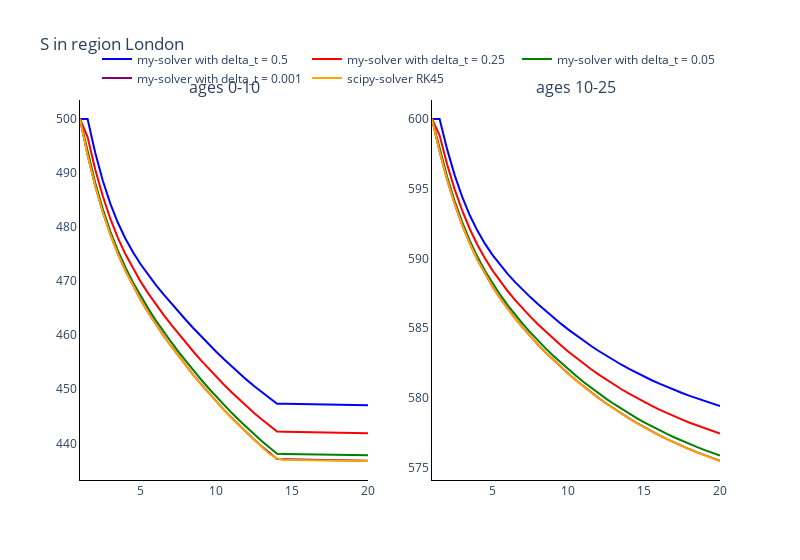
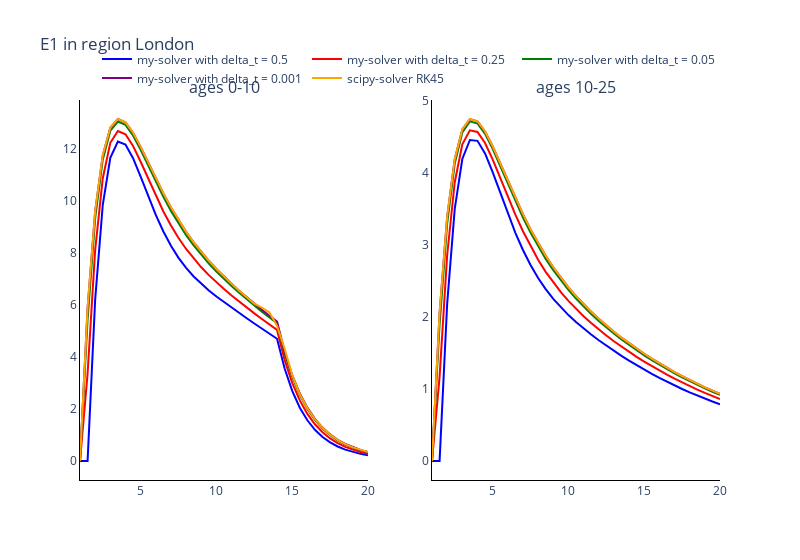
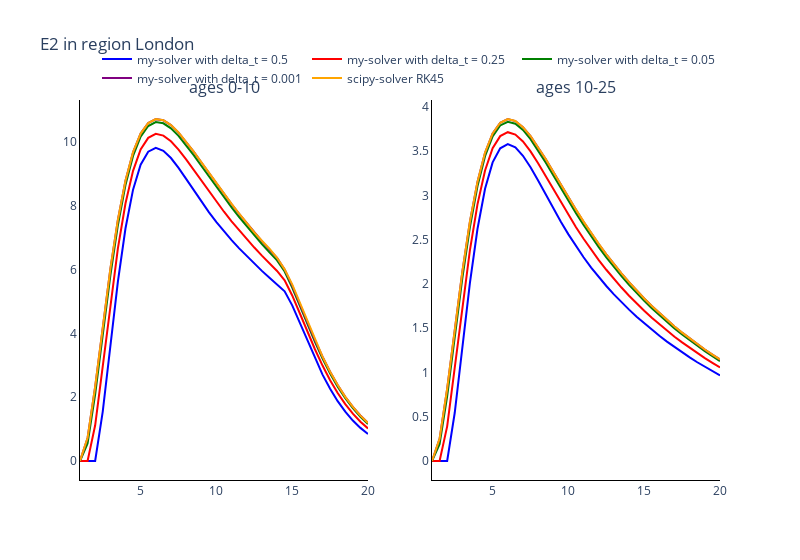
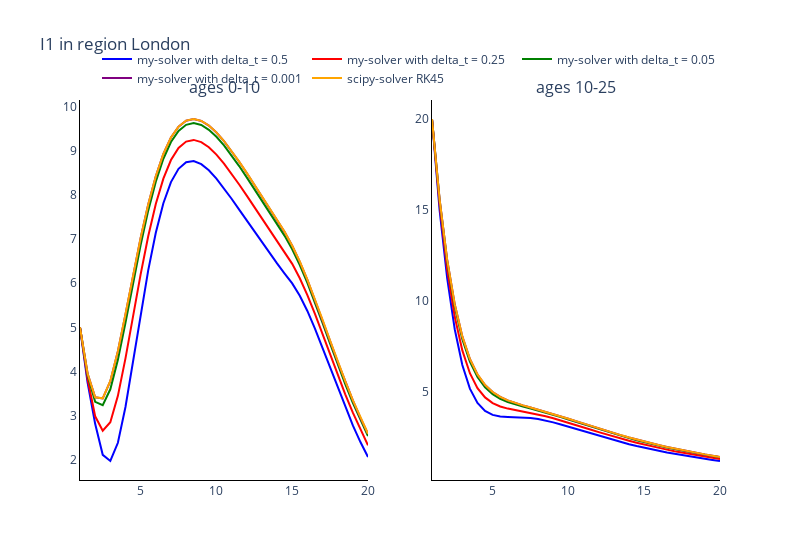

These figures' notebook cell, in order:
### Markdown cell above
### Plot the comparments of the two methods against each other

### Code cell
# Trace names - represent the solver used for the simulation
trace_name = ['my-solver with delta_t = {}'.format(ts) for ts in time_steps]
trace_name.append('scipy-solver {}'.format(scipy_method))

# Compartment list - type and age
comparments = []
for n in model.output_names():
    comparments.append('{} in region {}'.format(n, regions[parameters.regional_parameters.region_index-1]))

# Plot for each comparment
for c, comparment in enumerate(comparments):
    fig = go.Figure()
    fig = make_subplots(rows=int(np.ceil(len(age_groups)/2)), cols=2, subplot_titles=tuple('ages {}'.format(a) for a in age_groups))
    # Plot (line plot for each solver method for each age)
    for a, age in enumerate(age_groups):
        if a != 0:
            for o, out in enumerate(outputs):
                fig.add_trace(
                    go.Scatter(
                        y=out[:, c*len(age_groups)+a],
                        x=parameters.regional_parameters.times,
                        mode='lines',
                        name=trace_name[o],
                        line_color=colours[o],
                        showlegend=False
                    ),
                    row= int(np.floor(a / 2)) + 1,
                    col= a % 2 + 1
                )
        
        else:
            for o, out in enumerate(outputs):
                fig.add_trace(
                    go.Scatter(
                        y=out[:, c*len(age_groups)+a],
                        x=parameters.regional_parameters.times,
                        mode='lines',
                        name=trace_name[o],
                        line_color=colours[o]
                    ),
                    row= int(np.floor(a / 2)) + 1,
                    col= a % 2 + 1
                )

    # Add axis labels
    fig.update_layout(
        boxmode='group',
        title=comparment, 
        width=800,
        plot_bgcolor='white',
        xaxis=dict(linecolor='black'),
        yaxis=dict(linecolor='black'),
        xaxis2=dict(linecolor='black'),
        yaxis2=dict(linecolor='black'),
        xaxis3=dict(linecolor='black'),
        yaxis3=dict(linecolor='black'),
        xaxis4=dict(linecolor='black'),
        yaxis4=dict(linecolor='black'),
        xaxis5=dict(linecolor='black'),
        yaxis5=dict(linecolor='black'),
        xaxis6=dict(linecolor='black'),
        yaxis6=dict(linecolor='black'),
        xaxis7=dict(linecolor='black'),
        yaxis7=dict(linecolor='black'),
        xaxis8=dict(linecolor='black'),
        yaxis8=dict(linecolor='black'),
        legend=dict(
            orientation="h",
            yanchor="bottom",
            y=1.02,
            xanchor="right",
            x=1
        ))

    fig.show()

### Figure 1 — Plotly figure (JSON) as saved in the notebook; plotly's stock layout.template omitted (floating-point values rounded to 4 significant figures)
{"data": [{"line": {"color": "blue"}, "mode": "lines", "name": "my-solver with delta_t = 0.5", "type": "scatter", "x": [1, 1.5, 2, 2.5, 3, 3.5, 4, 4.5, 5, 5.5, 6, 6.5, 7, 7.5, 8, 8.5, 9, 9.5, 10, 10.5, 11, 11.5, 12, 12.5, 13, 13.5, 14, 14.5, 15, 15.5, 16, 16.5, 17, 17.5, 18, 18.5, 19, 19.5, 20], "xaxis": "x", "y": [500, 500, 493.8, 488.6, 484.3, 480.8, 477.8, 475.3, 473.1, 471.1, 469.3, 467.6, 465.9, 464.3, 462.8, 461.2, 459.8, 458.3, 456.9, 455.5, 454.2, 453.0, 451.7, 450.6, 449.4, 448.4, 447.3, 447.3, 447.3, 447.2, 447.2, 447.2, 447.2, 447.1, 447.1, 447.1, 447.1, 447.1, 447.1], "yaxis": "y"}, {"line": {"color": "red"}, "mode": "lines", "name": "my-solver with delta_t = 0.25", "type": "scatter", "x": [1, 1.5, 2, 2.5, 3, 3.5, 4, 4.5, 5, 5.5, 6, 6.5, 7, 7.5, 8, 8.5, 9, 9.5, 10, 10.5, 11, 11.5, 12, 12.5, 13, 13.5, 14, 14.5, 15, 15.5, 16, 16.5, 17, 17.5, 18, 18.5, 19, 19.5, 20], "xaxis": "x", "y": [500, 496.6, 490.7, 485.7, 481.6, 478.0, 475.0, 472.3, 469.9, 467.7, 465.7, 463.8, 462.0, 460.2, 458.5, 456.9, 455.3, 453.8, 452.3, 450.8, 449.4, 448.1, 446.8, 445.6, 444.4, 443.3, 442.2, 442.1, 442.1, 442.1, 442.0, 442.0, 442.0, 442.0, 441.9, 441.9, 441.9, 441.9, 441.9], "yaxis": "y"}, {"line": {"color": "green"}, "mode": "lines", "name": "my-solver with delta_t = 0.05", "type": "scatter", "x": [1, 1.5, 2, 2.5, 3, 3.5, 4, 4.5, 5, 5.5, 6, 6.5, 7, 7.5, 8, 8.5, 9, 9.5, 10, 10.5, 11, 11.5, 12, 12.5, 13, 13.5, 14, 14.5, 15, 15.5, 16, 16.5, 17, 17.5, 18, 18.5, 19, 19.5, 20], "xaxis": "x", "y": [500, 494.0, 488.3, 483.4, 479.2, 475.7, 472.5, 469.7, 467.2, 464.9, 462.8, 460.7, 458.8, 456.9, 455.1, 453.4, 451.8, 450.1, 448.6, 447.1, 445.6, 444.2, 442.9, 441.6, 440.4, 439.2, 438.1, 438.0, 438.0, 438.0, 437.9, 437.9, 437.9, 437.9, 437.8, 437.8, 437.8, 437.8, 437.8], "yaxis": "y"}, {"line": {"color": "purple"}, "mode": "lines", "name": "my-solver with delta_t = 0.001", "type": "scatter", "x": [1, 1.5, 2, 2.5, 3, 3.5, 4, 4.5, 5, 5.5, 6, 6.5, 7, 7.5, 8, 8.5, 9, 9.5, 10, 10.5, 11, 11.5, 12, 12.5, 13, 13.5, 14, 14.5, 15, 15.5, 16, 16.5, 17, 17.5, 18, 18.5, 19, 19.5, 20], "xaxis": "x", "y": [500, 493.3, 487.6, 482.8, 478.7, 475.1, 471.9, 469.1, 466.6, 464.2, 462.0, 460.0, 458.0, 456.1, 454.3, 452.6, 450.9, 449.3, 447.7, 446.2, 444.7, 443.3, 442.0, 440.7, 439.4, 438.2, 437.1, 437.0, 437.0, 437.0, 436.9, 436.9, 436.9, 436.9, 436.8, 436.8, 436.8, 436.8, 436.8], "yaxis": "y"}, {"line": {"color": "orange"}, "mode": "lines", "name": "scipy-solver RK45", "type": "scatter", "x": [1, 1.5, 2, 2.5, 3, 3.5, 4, 4.5, 5, 5.5, 6, 6.5, 7, 7.5, 8, 8.5, 9, 9.5, 10, 10.5, 11, 11.5, 12, 12.5, 13, 13.5, 14, 14.5, 15, 15.5, 16, 16.5, 17, 17.5, 18, 18.5, 19, 19.5, 20], "xaxis": "x", "y": [500, 493.3, 487.6, 482.8, 478.6, 475.0, 471.9, 469.1, 466.5, 464.2, 462.0, 460.0, 458.0, 456.1, 454.3, 452.6, 450.9, 449.2, 447.7, 446.2, 444.7, 443.3, 441.9, 440.6, 439.3, 438.0, 437.2, 436.9, 436.9, 436.9, 436.9, 436.9, 436.8, 436.8, 436.8, 436.8, 436.8, 436.7, 436.7], "yaxis": "y"}, {"line": {"color": "blue"}, "mode": "lines", "name": "my-solver with delta_t = 0.5", "showlegend": false, "type": "scatter", "x": [1, 1.5, 2, 2.5, 3, 3.5, 4, 4.5, 5, 5.5, 6, 6.5, 7, 7.5, 8, 8.5, 9, 9.5, 10, 10.5, 11, 11.5, 12, 12.5, 13, 13.5, 14, 14.5, 15, 15.5, 16, 16.5, 17, 17.5, 18, 18.5, 19, 19.5, 20], "xaxis": "x2", "y": [600, 600, 597.8, 596.0, 594.4, 593.1, 592.0, 591.0, 590.2, 589.5, 588.9, 588.3, 587.7, 587.2, 586.7, 586.2, 585.8, 585.3, 584.9, 584.5, 584.1, 583.7, 583.4, 583.0, 582.7, 582.4, 582.1, 581.8, 581.5, 581.3, 581.0, 580.8, 580.6, 580.3, 580.1, 580.0, 579.8, 579.6, 579.4], "yaxis": "y2"}, {"line": {"color": "red"}, "mode": "lines", "name": "my-solver with delta_t = 0.25", "showlegend": false, "type": "scatter", "x": [1, 1.5, 2, 2.5, 3, 3.5, 4, 4.5, 5, 5.5, 6, 6.5, 7, 7.5, 8, 8.5, 9, 9.5, 10, 10.5, 11, 11.5, 12, 12.5, 13, 13.5, 14, 14.5, 15, 15.5, 16, 16.5, 17, 17.5, 18, 18.5, 19, 19.5, 20], "xaxis": "x2", "y": [600, 598.8, 596.7, 594.9, 593.4, 592.1, 591.0, 590.0, 589.1, 588.4, 587.6, 587.0, 586.4, 585.8, 585.3, 584.7, 584.2, 583.8, 583.3, 582.9, 582.5, 582.1, 581.7, 581.3, 581.0, 580.6, 580.3, 580.0, 579.7, 579.4, 579.2, 578.9, 578.7, 578.4, 578.2, 578.0, 577.8, 577.6, 577.4], "yaxis": "y2"}, {"line": {"color": "green"}, "mode": "lines", "name": "my-solver with delta_t = 0.05", "showlegend": false, "type": "scatter", "x": [1, 1.5, 2, 2.5, 3, 3.5, 4, 4.5, 5, 5.5, 6, 6.5, 7, 7.5, 8, 8.5, 9, 9.5, 10, 10.5, 11, 11.5, 12, 12.5, 13, 13.5, 14, 14.5, 15, 15.5, 16, 16.5, 17, 17.5, 18, 18.5, 19, 19.5, 20], "xaxis": "x2", "y": [600, 597.9, 595.9, 594.1, 592.6, 591.3, 590.1, 589.1, 588.2, 587.4, 586.6, 585.9, 585.3, 584.7, 584.1, 583.5, 583.0, 582.5, 582.0, 581.6, 581.1, 580.7, 580.3, 579.9, 579.6, 579.2, 578.9, 578.6, 578.2, 578.0, 577.7, 577.4, 577.2, 576.9, 576.7, 576.5, 576.3, 576.1, 575.9], "yaxis": "y2"}, {"line": {"color": "purple"}, "mode": "lines", "name": "my-solver with delta_t = 0.001", "showlegend": false, "type": "scatter", "x": [1, 1.5, 2, 2.5, 3, 3.5, 4, 4.5, 5, 5.5, 6, 6.5, 7, 7.5, 8, 8.5, 9, 9.5, 10, 10.5, 11, 11.5, 12, 12.5, 13, 13.5, 14, 14.5, 15, 15.5, 16, 16.5, 17, 17.5, 18, 18.5, 19, 19.5, 20], "xaxis": "x2", "y": [600, 597.7, 595.6, 593.9, 592.4, 591.1, 589.9, 588.9, 588.0, 587.1, 586.4, 585.7, 585.0, 584.4, 583.8, 583.3, 582.7, 582.2, 581.7, 581.3, 580.8, 580.4, 580.0, 579.6, 579.2, 578.9, 578.5, 578.2, 577.9, 577.6, 577.3, 577.0, 576.8, 576.5, 576.3, 576.1, 575.9, 575.7, 575.5], "yaxis": "y2"}, {"line": {"color": "orange"}, "mode": "lines", "name": "scipy-solver RK45", "showlegend": false, "type": "scatter", "x": [1, 1.5, 2, 2.5, 3, 3.5, 4, 4.5, 5, 5.5, 6, 6.5, 7, 7.5, 8, 8.5, 9, 9.5, 10, 10.5, 11, 11.5, 12, 12.5, 13, 13.5, 14, 14.5, 15, 15.5, 16, 16.5, 17, 17.5, 18, 18.5, 19, 19.5, 20], "xaxis": "x2", "y": [600, 597.7, 595.6, 593.9, 592.4, 591.1, 589.9, 588.9, 588.0, 587.1, 586.4, 585.7, 585.0, 584.4, 583.8, 583.2, 582.7, 582.2, 581.7, 581.3, 580.8, 580.4, 580.0, 579.6, 579.2, 578.9, 578.5, 578.2, 577.9, 577.6, 577.3, 577.0, 576.8, 576.5, 576.3, 576.1, 575.9, 575.7, 575.5], "yaxis": "y2"}], "layout": {"annotations": [{"font": {"size": 16}, "showarrow": false, "text": "ages 0-10", "x": 0.225, "xanchor": "center", "xref": "paper", "y": 1, "yanchor": "bottom", "yref": "paper"}, {"font": {"size": 16}, "showarrow": false, "text": "ages 10-25", "x": 0.775, "xanchor": "center", "xref": "paper", "y": 1, "yanchor": "bottom", "yref": "paper"}], "boxmode": "group", "legend": {"orientation": "h", "x": 1, "xanchor": "right", "y": 1.02, "yanchor": "bottom"}, "plot_bgcolor": "white", "title": {"text": "S in region London"}, "width": 800, "xaxis": {"anchor": "y", "domain": [0, 0.45], "linecolor": "black"}, "xaxis2": {"anchor": "y2", "domain": [0.55, 1], "linecolor": "black"}, "xaxis3": {"linecolor": "black"}, "xaxis4": {"linecolor": "black"}, "xaxis5": {"linecolor": "black"}, "xaxis6": {"linecolor": "black"}, "xaxis7": {"linecolor": "black"}, "xaxis8": {"linecolor": "black"}, "yaxis": {"anchor": "x", "domain": [0, 1], "linecolor": "black"}, "yaxis2": {"anchor": "x2", "domain": [0, 1], "linecolor": "black"}, "yaxis3": {"linecolor": "black"}, "yaxis4": {"linecolor": "black"}, "yaxis5": {"linecolor": "black"}, "yaxis6": {"linecolor": "black"}, "yaxis7": {"linecolor": "black"}, "yaxis8": {"linecolor": "black"}}}

### Figure 2 — Plotly figure (JSON) as saved in the notebook; plotly's stock layout.template omitted (floating-point values rounded to 4 significant figures)
{"data": [{"line": {"color": "blue"}, "mode": "lines", "name": "my-solver with delta_t = 0.5", "type": "scatter", "x": [1, 1.5, 2, 2.5, 3, 3.5, 4, 4.5, 5, 5.5, 6, 6.5, 7, 7.5, 8, 8.5, 9, 9.5, 10, 10.5, 11, 11.5, 12, 12.5, 13, 13.5, 14, 14.5, 15, 15.5, 16, 16.5, 17, 17.5, 18, 18.5, 19, 19.5, 20], "xaxis": "x", "y": [0, 0, 6.202, 9.833, 11.66, 12.28, 12.16, 11.64, 10.93, 10.18, 9.459, 8.82, 8.272, 7.809, 7.421, 7.093, 6.808, 6.555, 6.323, 6.105, 5.894, 5.688, 5.486, 5.285, 5.087, 4.891, 4.698, 3.554, 2.695, 2.049, 1.564, 1.199, 0.9238, 0.7157, 0.5579, 0.4378, 0.3458, 0.2751, 0.2204], "yaxis": "y"}, {"line": {"color": "red"}, "mode": "lines", "name": "my-solver with delta_t = 0.25", "type": "scatter", "x": [1, 1.5, 2, 2.5, 3, 3.5, 4, 4.5, 5, 5.5, 6, 6.5, 7, 7.5, 8, 8.5, 9, 9.5, 10, 10.5, 11, 11.5, 12, 12.5, 13, 13.5, 14, 14.5, 15, 15.5, 16, 16.5, 17, 17.5, 18, 18.5, 19, 19.5, 20], "xaxis": "x", "y": [0, 3.355, 8.106, 10.86, 12.23, 12.68, 12.56, 12.11, 11.5, 10.84, 10.19, 9.591, 9.05, 8.571, 8.15, 7.777, 7.445, 7.144, 6.867, 6.607, 6.361, 6.125, 5.896, 5.673, 5.456, 5.244, 5.037, 3.887, 3.005, 2.328, 1.809, 1.411, 1.104, 0.8673, 0.6845, 0.5429, 0.4327, 0.3467, 0.2792], "yaxis": "y"}, {"line": {"color": "green"}, "mode": "lines", "name": "my-solver with delta_t = 0.05", "type": "scatter", "x": [1, 1.5, 2, 2.5, 3, 3.5, 4, 4.5, 5, 5.5, 6, 6.5, 7, 7.5, 8, 8.5, 9, 9.5, 10, 10.5, 11, 11.5, 12, 12.5, 13, 13.5, 14, 14.5, 15, 15.5, 16, 16.5, 17, 17.5, 18, 18.5, 19, 19.5, 20], "xaxis": "x", "y": [0, 5.432, 9.327, 11.58, 12.7, 13.05, 12.92, 12.51, 11.96, 11.35, 10.74, 10.15, 9.613, 9.124, 8.682, 8.283, 7.921, 7.59, 7.282, 6.995, 6.723, 6.464, 6.215, 5.975, 5.742, 5.516, 5.297, 4.142, 3.244, 2.546, 2.003, 1.579, 1.25, 0.9917, 0.79, 0.6316, 0.5071, 0.4088, 0.331], "yaxis": "y"}, {"line": {"color": "purple"}, "mode": "lines", "name": "my-solver with delta_t = 0.001", "type": "scatter", "x": [1, 1.5, 2, 2.5, 3, 3.5, 4, 4.5, 5, 5.5, 6, 6.5, 7, 7.5, 8, 8.5, 9, 9.5, 10, 10.5, 11, 11.5, 12, 12.5, 13, 13.5, 14, 14.5, 15, 15.5, 16, 16.5, 17, 17.5, 18, 18.5, 19, 19.5, 20], "xaxis": "x", "y": [0, 5.88, 9.597, 11.75, 12.81, 13.14, 13.02, 12.61, 12.07, 11.47, 10.86, 10.28, 9.745, 9.253, 8.807, 8.402, 8.034, 7.695, 7.381, 7.088, 6.81, 6.545, 6.292, 6.047, 5.811, 5.581, 5.359, 4.203, 3.301, 2.598, 2.05, 1.621, 1.285, 1.023, 0.8163, 0.654, 0.5259, 0.4247, 0.3443], "yaxis": "y"}, {"line": {"color": "orange"}, "mode": "lines", "name": "scipy-solver RK45", "type": "scatter", "x": [1, 1.5, 2, 2.5, 3, 3.5, 4, 4.5, 5, 5.5, 6, 6.5, 7, 7.5, 8, 8.5, 9, 9.5, 10, 10.5, 11, 11.5, 12, 12.5, 13, 13.5, 14, 14.5, 15, 15.5, 16, 16.5, 17, 17.5, 18, 18.5, 19, 19.5, 20], "xaxis": "x", "y": [0, 5.889, 9.602, 11.75, 12.81, 13.15, 13.02, 12.62, 12.07, 11.47, 10.86, 10.29, 9.749, 9.255, 8.807, 8.404, 8.037, 7.696, 7.381, 7.088, 6.811, 6.547, 6.292, 6.047, 5.893, 5.711, 5.196, 4.313, 3.302, 2.571, 2.028, 1.605, 1.274, 1.013, 0.809, 0.6488, 0.5221, 0.4217, 0.342], "yaxis": "y"}, {"line": {"color": "blue"}, "mode": "lines", "name": "my-solver with delta_t = 0.5", "showlegend": false, "type": "scatter", "x": [1, 1.5, 2, 2.5, 3, 3.5, 4, 4.5, 5, 5.5, 6, 6.5, 7, 7.5, 8, 8.5, 9, 9.5, 10, 10.5, 11, 11.5, 12, 12.5, 13, 13.5, 14, 14.5, 15, 15.5, 16, 16.5, 17, 17.5, 18, 18.5, 19, 19.5, 20], "xaxis": "x2", "y": [0, 0, 2.18, 3.497, 4.19, 4.455, 4.442, 4.267, 4.008, 3.719, 3.433, 3.166, 2.928, 2.72, 2.54, 2.385, 2.25, 2.131, 2.024, 1.928, 1.838, 1.755, 1.675, 1.6, 1.528, 1.459, 1.392, 1.329, 1.267, 1.209, 1.153, 1.099, 1.048, 0.999, 0.9524, 0.9078, 0.8654, 0.8249, 0.7863], "yaxis": "y2"}, {"line": {"color": "red"}, "mode": "lines", "name": "my-solver with delta_t = 0.25", "showlegend": false, "type": "scatter", "x": [1, 1.5, 2, 2.5, 3, 3.5, 4, 4.5, 5, 5.5, 6, 6.5, 7, 7.5, 8, 8.5, 9, 9.5, 10, 10.5, 11, 11.5, 12, 12.5, 13, 13.5, 14, 14.5, 15, 15.5, 16, 16.5, 17, 17.5, 18, 18.5, 19, 19.5, 20], "xaxis": "x2", "y": [0, 1.167, 2.855, 3.868, 4.395, 4.589, 4.566, 4.412, 4.186, 3.93, 3.669, 3.419, 3.188, 2.979, 2.792, 2.625, 2.476, 2.342, 2.221, 2.111, 2.009, 1.914, 1.825, 1.741, 1.662, 1.586, 1.514, 1.445, 1.379, 1.315, 1.255, 1.197, 1.142, 1.089, 1.039, 0.9909, 0.945, 0.9011, 0.8593], "yaxis": "y2"}, {"line": {"color": "green"}, "mode": "lines", "name": "my-solver with delta_t = 0.05", "showlegend": false, "type": "scatter", "x": [1, 1.5, 2, 2.5, 3, 3.5, 4, 4.5, 5, 5.5, 6, 6.5, 7, 7.5, 8, 8.5, 9, 9.5, 10, 10.5, 11, 11.5, 12, 12.5, 13, 13.5, 14, 14.5, 15, 15.5, 16, 16.5, 17, 17.5, 18, 18.5, 19, 19.5, 20], "xaxis": "x2", "y": [0, 1.896, 3.292, 4.127, 4.559, 4.713, 4.683, 4.539, 4.331, 4.093, 3.846, 3.606, 3.379, 3.169, 2.978, 2.804, 2.647, 2.504, 2.374, 2.254, 2.143, 2.04, 1.944, 1.853, 1.768, 1.687, 1.61, 1.536, 1.466, 1.399, 1.335, 1.274, 1.216, 1.16, 1.107, 1.056, 1.007, 0.9608, 0.9165], "yaxis": "y2"}, {"line": {"color": "purple"}, "mode": "lines", "name": "my-solver with delta_t = 0.001", "showlegend": false, "type": "scatter", "x": [1, 1.5, 2, 2.5, 3, 3.5, 4, 4.5, 5, 5.5, 6, 6.5, 7, 7.5, 8, 8.5, 9, 9.5, 10, 10.5, 11, 11.5, 12, 12.5, 13, 13.5, 14, 14.5, 15, 15.5, 16, 16.5, 17, 17.5, 18, 18.5, 19, 19.5, 20], "xaxis": "x2", "y": [0, 2.054, 3.389, 4.187, 4.599, 4.745, 4.713, 4.571, 4.367, 4.132, 3.888, 3.65, 3.424, 3.214, 3.022, 2.847, 2.688, 2.543, 2.41, 2.288, 2.176, 2.071, 1.973, 1.881, 1.794, 1.711, 1.633, 1.558, 1.487, 1.419, 1.355, 1.293, 1.233, 1.177, 1.123, 1.071, 1.022, 0.9752, 0.9304], "yaxis": "y2"}, {"line": {"color": "orange"}, "mode": "lines", "name": "scipy-solver RK45", "showlegend": false, "type": "scatter", "x": [1, 1.5, 2, 2.5, 3, 3.5, 4, 4.5, 5, 5.5, 6, 6.5, 7, 7.5, 8, 8.5, 9, 9.5, 10, 10.5, 11, 11.5, 12, 12.5, 13, 13.5, 14, 14.5, 15, 15.5, 16, 16.5, 17, 17.5, 18, 18.5, 19, 19.5, 20], "xaxis": "x2", "y": [0, 2.057, 3.391, 4.188, 4.6, 4.746, 4.714, 4.572, 4.368, 4.133, 3.889, 3.651, 3.425, 3.215, 3.022, 2.848, 2.689, 2.543, 2.41, 2.288, 2.176, 2.071, 1.973, 1.881, 1.794, 1.711, 1.633, 1.559, 1.488, 1.42, 1.355, 1.293, 1.234, 1.177, 1.123, 1.072, 1.023, 0.9756, 0.9307], "yaxis": "y2"}], "layout": {"annotations": [{"font": {"size": 16}, "showarrow": false, "text": "ages 0-10", "x": 0.225, "xanchor": "center", "xref": "paper", "y": 1, "yanchor": "bottom", "yref": "paper"}, {"font": {"size": 16}, "showarrow": false, "text": "ages 10-25", "x": 0.775, "xanchor": "center", "xref": "paper", "y": 1, "yanchor": "bottom", "yref": "paper"}], "boxmode": "group", "legend": {"orientation": "h", "x": 1, "xanchor": "right", "y": 1.02, "yanchor": "bottom"}, "plot_bgcolor": "white", "title": {"text": "E1 in region London"}, "width": 800, "xaxis": {"anchor": "y", "domain": [0, 0.45], "linecolor": "black"}, "xaxis2": {"anchor": "y2", "domain": [0.55, 1], "linecolor": "black"}, "xaxis3": {"linecolor": "black"}, "xaxis4": {"linecolor": "black"}, "xaxis5": {"linecolor": "black"}, "xaxis6": {"linecolor": "black"}, "xaxis7": {"linecolor": "black"}, "xaxis8": {"linecolor": "black"}, "yaxis": {"anchor": "x", "domain": [0, 1], "linecolor": "black"}, "yaxis2": {"anchor": "x2", "domain": [0, 1], "linecolor": "black"}, "yaxis3": {"linecolor": "black"}, "yaxis4": {"linecolor": "black"}, "yaxis5": {"linecolor": "black"}, "yaxis6": {"linecolor": "black"}, "yaxis7": {"linecolor": "black"}, "yaxis8": {"linecolor": "black"}}}

### Figure 3 — Plotly figure (JSON) as saved in the notebook; plotly's stock layout.template omitted (floating-point values rounded to 4 significant figures)
{"data": [{"line": {"color": "blue"}, "mode": "lines", "name": "my-solver with delta_t = 0.5", "type": "scatter", "x": [1, 1.5, 2, 2.5, 3, 3.5, 4, 4.5, 5, 5.5, 6, 6.5, 7, 7.5, 8, 8.5, 9, 9.5, 10, 10.5, 11, 11.5, 12, 12.5, 13, 13.5, 14, 14.5, 15, 15.5, 16, 16.5, 17, 17.5, 18, 18.5, 19, 19.5, 20], "xaxis": "x", "y": [0, 0, 0, 1.551, 3.621, 5.63, 7.292, 8.511, 9.293, 9.702, 9.82, 9.73, 9.503, 9.195, 8.849, 8.492, 8.142, 7.809, 7.495, 7.202, 6.928, 6.669, 6.424, 6.19, 5.963, 5.744, 5.531, 5.323, 4.88, 4.334, 3.763, 3.213, 2.71, 2.263, 1.876, 1.547, 1.269, 1.039, 0.8477], "yaxis": "y"}, {"line": {"color": "red"}, "mode": "lines", "name": "my-solver with delta_t = 0.25", "type": "scatter", "x": [1, 1.5, 2, 2.5, 3, 3.5, 4, 4.5, 5, 5.5, 6, 6.5, 7, 7.5, 8, 8.5, 9, 9.5, 10, 10.5, 11, 11.5, 12, 12.5, 13, 13.5, 14, 14.5, 15, 15.5, 16, 16.5, 17, 17.5, 18, 18.5, 19, 19.5, 20], "xaxis": "x", "y": [0, 0, 1.12, 2.955, 4.912, 6.667, 8.076, 9.102, 9.771, 10.14, 10.26, 10.21, 10.03, 9.767, 9.46, 9.129, 8.791, 8.456, 8.131, 7.818, 7.519, 7.233, 6.959, 6.696, 6.442, 6.198, 5.961, 5.668, 5.192, 4.634, 4.059, 3.505, 2.994, 2.535, 2.132, 1.783, 1.485, 1.233, 1.021], "yaxis": "y"}, {"line": {"color": "green"}, "mode": "lines", "name": "my-solver with delta_t = 0.05", "type": "scatter", "x": [1, 1.5, 2, 2.5, 3, 3.5, 4, 4.5, 5, 5.5, 6, 6.5, 7, 7.5, 8, 8.5, 9, 9.5, 10, 10.5, 11, 11.5, 12, 12.5, 13, 13.5, 14, 14.5, 15, 15.5, 16, 16.5, 17, 17.5, 18, 18.5, 19, 19.5, 20], "xaxis": "x", "y": [0, 0.5485, 2.087, 3.969, 5.806, 7.396, 8.654, 9.569, 10.17, 10.51, 10.63, 10.59, 10.44, 10.2, 9.911, 9.594, 9.262, 8.927, 8.595, 8.271, 7.956, 7.653, 7.361, 7.079, 6.807, 6.545, 6.292, 5.942, 5.441, 4.873, 4.292, 3.734, 3.216, 2.747, 2.333, 1.97, 1.657, 1.389, 1.161], "yaxis": "y"}, {"line": {"color": "purple"}, "mode": "lines", "name": "my-solver with delta_t = 0.001", "type": "scatter", "x": [1, 1.5, 2, 2.5, 3, 3.5, 4, 4.5, 5, 5.5, 6, 6.5, 7, 7.5, 8, 8.5, 9, 9.5, 10, 10.5, 11, 11.5, 12, 12.5, 13, 13.5, 14, 14.5, 15, 15.5, 16, 16.5, 17, 17.5, 18, 18.5, 19, 19.5, 20], "xaxis": "x", "y": [0, 0.7212, 2.324, 4.204, 6.012, 7.565, 8.791, 9.683, 10.27, 10.6, 10.72, 10.69, 10.53, 10.3, 10.02, 9.703, 9.372, 9.036, 8.703, 8.377, 8.059, 7.752, 7.456, 7.17, 6.894, 6.628, 6.371, 6.009, 5.501, 4.93, 4.349, 3.789, 3.269, 2.799, 2.381, 2.016, 1.699, 1.427, 1.196], "yaxis": "y"}, {"line": {"color": "orange"}, "mode": "lines", "name": "scipy-solver RK45", "type": "scatter", "x": [1, 1.5, 2, 2.5, 3, 3.5, 4, 4.5, 5, 5.5, 6, 6.5, 7, 7.5, 8, 8.5, 9, 9.5, 10, 10.5, 11, 11.5, 12, 12.5, 13, 13.5, 14, 14.5, 15, 15.5, 16, 16.5, 17, 17.5, 18, 18.5, 19, 19.5, 20], "xaxis": "x", "y": [0, 0.7249, 2.328, 4.209, 6.015, 7.568, 8.792, 9.687, 10.27, 10.6, 10.73, 10.69, 10.54, 10.31, 10.02, 9.707, 9.375, 9.04, 8.706, 8.38, 8.063, 7.755, 7.457, 7.17, 6.907, 6.658, 6.374, 6.012, 5.542, 4.964, 4.373, 3.801, 3.272, 2.8, 2.381, 2.013, 1.695, 1.424, 1.193], "yaxis": "y"}, {"line": {"color": "blue"}, "mode": "lines", "name": "my-solver with delta_t = 0.5", "showlegend": false, "type": "scatter", "x": [1, 1.5, 2, 2.5, 3, 3.5, 4, 4.5, 5, 5.5, 6, 6.5, 7, 7.5, 8, 8.5, 9, 9.5, 10, 10.5, 11, 11.5, 12, 12.5, 13, 13.5, 14, 14.5, 15, 15.5, 16, 16.5, 17, 17.5, 18, 18.5, 19, 19.5, 20], "xaxis": "x2", "y": [0, 0, 0, 0.5449, 1.283, 2.01, 2.621, 3.076, 3.374, 3.533, 3.579, 3.543, 3.448, 3.318, 3.169, 3.012, 2.855, 2.704, 2.56, 2.426, 2.302, 2.186, 2.078, 1.977, 1.883, 1.794, 1.71, 1.631, 1.555, 1.483, 1.415, 1.349, 1.287, 1.227, 1.17, 1.116, 1.064, 1.014, 0.9668], "yaxis": "y2"}, {"line": {"color": "red"}, "mode": "lines", "name": "my-solver with delta_t = 0.25", "showlegend": false, "type": "scatter", "x": [1, 1.5, 2, 2.5, 3, 3.5, 4, 4.5, 5, 5.5, 6, 6.5, 7, 7.5, 8, 8.5, 9, 9.5, 10, 10.5, 11, 11.5, 12, 12.5, 13, 13.5, 14, 14.5, 15, 15.5, 16, 16.5, 17, 17.5, 18, 18.5, 19, 19.5, 20], "xaxis": "x2", "y": [0, 0, 0.3913, 1.041, 1.743, 2.381, 2.9, 3.282, 3.533, 3.671, 3.715, 3.688, 3.61, 3.498, 3.364, 3.219, 3.07, 2.923, 2.779, 2.641, 2.51, 2.387, 2.27, 2.161, 2.057, 1.96, 1.868, 1.78, 1.698, 1.619, 1.544, 1.473, 1.405, 1.34, 1.278, 1.219, 1.163, 1.109, 1.057], "yaxis": "y2"}, {"line": {"color": "green"}, "mode": "lines", "name": "my-solver with delta_t = 0.05", "showlegend": false, "type": "scatter", "x": [1, 1.5, 2, 2.5, 3, 3.5, 4, 4.5, 5, 5.5, 6, 6.5, 7, 7.5, 8, 8.5, 9, 9.5, 10, 10.5, 11, 11.5, 12, 12.5, 13, 13.5, 14, 14.5, 15, 15.5, 16, 16.5, 17, 17.5, 18, 18.5, 19, 19.5, 20], "xaxis": "x2", "y": [0, 0.1907, 0.7313, 1.401, 2.062, 2.641, 3.104, 3.444, 3.668, 3.791, 3.833, 3.81, 3.74, 3.637, 3.512, 3.374, 3.23, 3.084, 2.94, 2.801, 2.667, 2.539, 2.417, 2.301, 2.192, 2.089, 1.991, 1.898, 1.809, 1.725, 1.646, 1.57, 1.497, 1.428, 1.363, 1.3, 1.24, 1.183, 1.129], "yaxis": "y2"}, {"line": {"color": "purple"}, "mode": "lines", "name": "my-solver with delta_t = 0.001", "showlegend": false, "type": "scatter", "x": [1, 1.5, 2, 2.5, 3, 3.5, 4, 4.5, 5, 5.5, 6, 6.5, 7, 7.5, 8, 8.5, 9, 9.5, 10, 10.5, 11, 11.5, 12, 12.5, 13, 13.5, 14, 14.5, 15, 15.5, 16, 16.5, 17, 17.5, 18, 18.5, 19, 19.5, 20], "xaxis": "x2", "y": [0, 0.2509, 0.8148, 1.484, 2.136, 2.702, 3.153, 3.483, 3.701, 3.822, 3.862, 3.84, 3.772, 3.67, 3.547, 3.41, 3.267, 3.122, 2.978, 2.838, 2.704, 2.575, 2.452, 2.335, 2.224, 2.12, 2.02, 1.926, 1.836, 1.751, 1.67, 1.593, 1.52, 1.45, 1.383, 1.32, 1.259, 1.201, 1.146], "yaxis": "y2"}, {"line": {"color": "orange"}, "mode": "lines", "name": "scipy-solver RK45", "showlegend": false, "type": "scatter", "x": [1, 1.5, 2, 2.5, 3, 3.5, 4, 4.5, 5, 5.5, 6, 6.5, 7, 7.5, 8, 8.5, 9, 9.5, 10, 10.5, 11, 11.5, 12, 12.5, 13, 13.5, 14, 14.5, 15, 15.5, 16, 16.5, 17, 17.5, 18, 18.5, 19, 19.5, 20], "xaxis": "x2", "y": [0, 0.2522, 0.8164, 1.486, 2.137, 2.703, 3.153, 3.484, 3.701, 3.822, 3.864, 3.841, 3.772, 3.672, 3.549, 3.412, 3.268, 3.123, 2.98, 2.84, 2.705, 2.576, 2.452, 2.335, 2.225, 2.12, 2.021, 1.926, 1.836, 1.751, 1.67, 1.593, 1.52, 1.45, 1.384, 1.32, 1.259, 1.202, 1.146], "yaxis": "y2"}], "layout": {"annotations": [{"font": {"size": 16}, "showarrow": false, "text": "ages 0-10", "x": 0.225, "xanchor": "center", "xref": "paper", "y": 1, "yanchor": "bottom", "yref": "paper"}, {"font": {"size": 16}, "showarrow": false, "text": "ages 10-25", "x": 0.775, "xanchor": "center", "xref": "paper", "y": 1, "yanchor": "bottom", "yref": "paper"}], "boxmode": "group", "legend": {"orientation": "h", "x": 1, "xanchor": "right", "y": 1.02, "yanchor": "bottom"}, "plot_bgcolor": "white", "title": {"text": "E2 in region London"}, "width": 800, "xaxis": {"anchor": "y", "domain": [0, 0.45], "linecolor": "black"}, "xaxis2": {"anchor": "y2", "domain": [0.55, 1], "linecolor": "black"}, "xaxis3": {"linecolor": "black"}, "xaxis4": {"linecolor": "black"}, "xaxis5": {"linecolor": "black"}, "xaxis6": {"linecolor": "black"}, "xaxis7": {"linecolor": "black"}, "xaxis8": {"linecolor": "black"}, "yaxis": {"anchor": "x", "domain": [0, 1], "linecolor": "black"}, "yaxis2": {"anchor": "x2", "domain": [0, 1], "linecolor": "black"}, "yaxis3": {"linecolor": "black"}, "yaxis4": {"linecolor": "black"}, "yaxis5": {"linecolor": "black"}, "yaxis6": {"linecolor": "black"}, "yaxis7": {"linecolor": "black"}, "yaxis8": {"linecolor": "black"}}}

### Figure 4 — Plotly figure (JSON) as saved in the notebook; plotly's stock layout.template omitted (floating-point values rounded to 4 significant figures)
{"data": [{"line": {"color": "blue"}, "mode": "lines", "name": "my-solver with delta_t = 0.5", "type": "scatter", "x": [1, 1.5, 2, 2.5, 3, 3.5, 4, 4.5, 5, 5.5, 6, 6.5, 7, 7.5, 8, 8.5, 9, 9.5, 10, 10.5, 11, 11.5, 12, 12.5, 13, 13.5, 14, 14.5, 15, 15.5, 16, 16.5, 17, 17.5, 18, 18.5, 19, 19.5, 20], "xaxis": "x", "y": [5, 3.75, 2.812, 2.109, 1.97, 2.383, 3.194, 4.219, 5.292, 6.292, 7.145, 7.813, 8.293, 8.595, 8.745, 8.771, 8.701, 8.561, 8.373, 8.154, 7.916, 7.669, 7.419, 7.17, 6.925, 6.685, 6.45, 6.22, 5.996, 5.717, 5.371, 4.969, 4.53, 4.075, 3.622, 3.186, 2.776, 2.399, 2.059], "yaxis": "y"}, {"line": {"color": "red"}, "mode": "lines", "name": "my-solver with delta_t = 0.25", "type": "scatter", "x": [1, 1.5, 2, 2.5, 3, 3.5, 4, 4.5, 5, 5.5, 6, 6.5, 7, 7.5, 8, 8.5, 9, 9.5, 10, 10.5, 11, 11.5, 12, 12.5, 13, 13.5, 14, 14.5, 15, 15.5, 16, 16.5, 17, 17.5, 18, 18.5, 19, 19.5, 20], "xaxis": "x", "y": [5, 3.828, 2.983, 2.656, 2.85, 3.447, 4.296, 5.252, 6.201, 7.065, 7.796, 8.372, 8.792, 9.066, 9.212, 9.25, 9.2, 9.083, 8.916, 8.712, 8.484, 8.239, 7.986, 7.729, 7.471, 7.214, 6.961, 6.712, 6.44, 6.113, 5.73, 5.304, 4.849, 4.385, 3.925, 3.482, 3.065, 2.678, 2.326], "yaxis": "y"}, {"line": {"color": "green"}, "mode": "lines", "name": "my-solver with delta_t = 0.05", "type": "scatter", "x": [1, 1.5, 2, 2.5, 3, 3.5, 4, 4.5, 5, 5.5, 6, 6.5, 7, 7.5, 8, 8.5, 9, 9.5, 10, 10.5, 11, 11.5, 12, 12.5, 13, 13.5, 14, 14.5, 15, 15.5, 16, 16.5, 17, 17.5, 18, 18.5, 19, 19.5, 20], "xaxis": "x", "y": [5, 3.914, 3.312, 3.234, 3.595, 4.263, 5.103, 6.0, 6.867, 7.646, 8.302, 8.822, 9.203, 9.455, 9.592, 9.63, 9.587, 9.479, 9.321, 9.124, 8.9, 8.657, 8.401, 8.139, 7.873, 7.607, 7.342, 7.074, 6.77, 6.414, 6.008, 5.565, 5.1, 4.628, 4.163, 3.714, 3.29, 2.896, 2.534], "yaxis": "y"}, {"line": {"color": "purple"}, "mode": "lines", "name": "my-solver with delta_t = 0.001", "type": "scatter", "x": [1, 1.5, 2, 2.5, 3, 3.5, 4, 4.5, 5, 5.5, 6, 6.5, 7, 7.5, 8, 8.5, 9, 9.5, 10, 10.5, 11, 11.5, 12, 12.5, 13, 13.5, 14, 14.5, 15, 15.5, 16, 16.5, 17, 17.5, 18, 18.5, 19, 19.5, 20], "xaxis": "x", "y": [5, 3.953, 3.413, 3.387, 3.779, 4.457, 5.292, 6.175, 7.024, 7.784, 8.425, 8.931, 9.304, 9.55, 9.685, 9.723, 9.68, 9.573, 9.416, 9.221, 8.997, 8.754, 8.498, 8.235, 7.967, 7.699, 7.432, 7.159, 6.848, 6.485, 6.074, 5.627, 5.16, 4.687, 4.22, 3.77, 3.345, 2.949, 2.585], "yaxis": "y"}, {"line": {"color": "orange"}, "mode": "lines", "name": "scipy-solver RK45", "type": "scatter", "x": [1, 1.5, 2, 2.5, 3, 3.5, 4, 4.5, 5, 5.5, 6, 6.5, 7, 7.5, 8, 8.5, 9, 9.5, 10, 10.5, 11, 11.5, 12, 12.5, 13, 13.5, 14, 14.5, 15, 15.5, 16, 16.5, 17, 17.5, 18, 18.5, 19, 19.5, 20], "xaxis": "x", "y": [5, 3.954, 3.415, 3.391, 3.783, 4.461, 5.297, 6.176, 7.026, 7.787, 8.425, 8.932, 9.304, 9.552, 9.687, 9.724, 9.681, 9.576, 9.421, 9.225, 9.0, 8.757, 8.502, 8.239, 7.977, 7.72, 7.455, 7.168, 6.851, 6.492, 6.082, 5.64, 5.177, 4.699, 4.229, 3.778, 3.351, 2.953, 2.587], "yaxis": "y"}, {"line": {"color": "blue"}, "mode": "lines", "name": "my-solver with delta_t = 0.5", "showlegend": false, "type": "scatter", "x": [1, 1.5, 2, 2.5, 3, 3.5, 4, 4.5, 5, 5.5, 6, 6.5, 7, 7.5, 8, 8.5, 9, 9.5, 10, 10.5, 11, 11.5, 12, 12.5, 13, 13.5, 14, 14.5, 15, 15.5, 16, 16.5, 17, 17.5, 18, 18.5, 19, 19.5, 20], "xaxis": "x2", "y": [20, 15, 11.25, 8.438, 6.464, 5.169, 4.379, 3.94, 3.724, 3.636, 3.61, 3.603, 3.588, 3.553, 3.494, 3.413, 3.313, 3.198, 3.074, 2.946, 2.816, 2.687, 2.562, 2.441, 2.325, 2.215, 2.11, 2.01, 1.915, 1.825, 1.74, 1.658, 1.581, 1.508, 1.437, 1.371, 1.307, 1.246, 1.188], "yaxis": "y2"}, {"line": {"color": "red"}, "mode": "lines", "name": "my-solver with delta_t = 0.25", "showlegend": false, "type": "scatter", "x": [1, 1.5, 2, 2.5, 3, 3.5, 4, 4.5, 5, 5.5, 6, 6.5, 7, 7.5, 8, 8.5, 9, 9.5, 10, 10.5, 11, 11.5, 12, 12.5, 13, 13.5, 14, 14.5, 15, 15.5, 16, 16.5, 17, 17.5, 18, 18.5, 19, 19.5, 20], "xaxis": "x2", "y": [20, 15.31, 11.74, 9.12, 7.271, 6.017, 5.199, 4.686, 4.375, 4.188, 4.071, 3.986, 3.912, 3.835, 3.748, 3.649, 3.539, 3.42, 3.294, 3.165, 3.034, 2.903, 2.775, 2.65, 2.529, 2.412, 2.3, 2.193, 2.091, 1.994, 1.901, 1.813, 1.729, 1.649, 1.572, 1.5, 1.43, 1.364, 1.301], "yaxis": "y2"}, {"line": {"color": "green"}, "mode": "lines", "name": "my-solver with delta_t = 0.05", "showlegend": false, "type": "scatter", "x": [1, 1.5, 2, 2.5, 3, 3.5, 4, 4.5, 5, 5.5, 6, 6.5, 7, 7.5, 8, 8.5, 9, 9.5, 10, 10.5, 11, 11.5, 12, 12.5, 13, 13.5, 14, 14.5, 15, 15.5, 16, 16.5, 17, 17.5, 18, 18.5, 19, 19.5, 20], "xaxis": "x2", "y": [20, 15.54, 12.16, 9.672, 7.893, 6.651, 5.806, 5.239, 4.863, 4.611, 4.433, 4.297, 4.182, 4.073, 3.962, 3.847, 3.726, 3.6, 3.469, 3.336, 3.202, 3.069, 2.937, 2.809, 2.684, 2.563, 2.446, 2.334, 2.227, 2.125, 2.027, 1.934, 1.845, 1.76, 1.679, 1.601, 1.528, 1.457, 1.39], "yaxis": "y2"}, {"line": {"color": "purple"}, "mode": "lines", "name": "my-solver with delta_t = 0.001", "showlegend": false, "type": "scatter", "x": [1, 1.5, 2, 2.5, 3, 3.5, 4, 4.5, 5, 5.5, 6, 6.5, 7, 7.5, 8, 8.5, 9, 9.5, 10, 10.5, 11, 11.5, 12, 12.5, 13, 13.5, 14, 14.5, 15, 15.5, 16, 16.5, 17, 17.5, 18, 18.5, 19, 19.5, 20], "xaxis": "x2", "y": [20, 15.6, 12.26, 9.806, 8.041, 6.801, 5.948, 5.37, 4.98, 4.712, 4.521, 4.374, 4.249, 4.132, 4.016, 3.897, 3.773, 3.644, 3.512, 3.378, 3.243, 3.109, 2.976, 2.847, 2.721, 2.599, 2.481, 2.368, 2.26, 2.156, 2.057, 1.963, 1.872, 1.786, 1.704, 1.626, 1.551, 1.48, 1.412], "yaxis": "y2"}, {"line": {"color": "orange"}, "mode": "lines", "name": "scipy-solver RK45", "showlegend": false, "type": "scatter", "x": [1, 1.5, 2, 2.5, 3, 3.5, 4, 4.5, 5, 5.5, 6, 6.5, 7, 7.5, 8, 8.5, 9, 9.5, 10, 10.5, 11, 11.5, 12, 12.5, 13, 13.5, 14, 14.5, 15, 15.5, 16, 16.5, 17, 17.5, 18, 18.5, 19, 19.5, 20], "xaxis": "x2", "y": [20, 15.6, 12.26, 9.809, 8.044, 6.804, 5.951, 5.372, 4.981, 4.714, 4.523, 4.375, 4.249, 4.133, 4.018, 3.897, 3.773, 3.645, 3.514, 3.38, 3.244, 3.109, 2.978, 2.849, 2.722, 2.6, 2.482, 2.369, 2.261, 2.157, 2.058, 1.963, 1.873, 1.787, 1.705, 1.626, 1.552, 1.48, 1.412], "yaxis": "y2"}], "layout": {"annotations": [{"font": {"size": 16}, "showarrow": false, "text": "ages 0-10", "x": 0.225, "xanchor": "center", "xref": "paper", "y": 1, "yanchor": "bottom", "yref": "paper"}, {"font": {"size": 16}, "showarrow": false, "text": "ages 10-25", "x": 0.775, "xanchor": "center", "xref": "paper", "y": 1, "yanchor": "bottom", "yref": "paper"}], "boxmode": "group", "legend": {"orientation": "h", "x": 1, "xanchor": "right", "y": 1.02, "yanchor": "bottom"}, "plot_bgcolor": "white", "title": {"text": "I1 in region London"}, "width": 800, "xaxis": {"anchor": "y", "domain": [0, 0.45], "linecolor": "black"}, "xaxis2": {"anchor": "y2", "domain": [0.55, 1], "linecolor": "black"}, "xaxis3": {"linecolor": "black"}, "xaxis4": {"linecolor": "black"}, "xaxis5": {"linecolor": "black"}, "xaxis6": {"linecolor": "black"}, "xaxis7": {"linecolor": "black"}, "xaxis8": {"linecolor": "black"}, "yaxis": {"anchor": "x", "domain": [0, 1], "linecolor": "black"}, "yaxis2": {"anchor": "x2", "domain": [0, 1], "linecolor": "black"}, "yaxis3": {"linecolor": "black"}, "yaxis4": {"linecolor": "black"}, "yaxis5": {"linecolor": "black"}, "yaxis6": {"linecolor": "black"}, "yaxis7": {"linecolor": "black"}, "yaxis8": {"linecolor": "black"}}}
